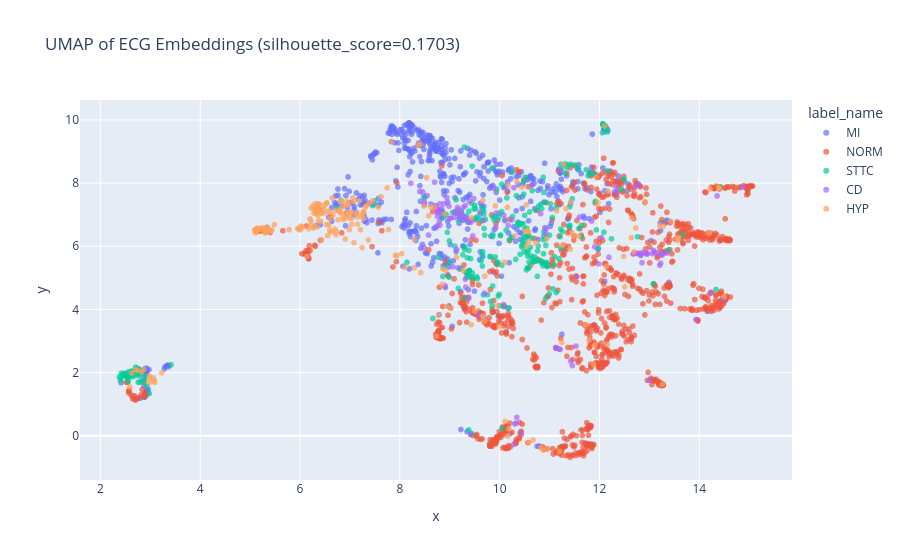

Source (notebook cell):
### Markdown cell above
### MLP - (ecg_emb + text_emb) -> 512 -> 256 -> 64 -> 5

### Code cell
generate_umap_plot(*extract_embeddings_ecg_text(load_ecg_encoder(
    model_checkpoint_path="/home/giovanidl/doutorado/prelim/checkpoints/ecgllm/",
    model_checkpoint_name="MLP512_256_64_Epoch_20_20260128_184033.pt"
    ), val_loader_llm_text), save_path="umap_ecg.html")

### Figure 1 — Plotly figure (JSON) as saved in the notebook; plotly's stock layout.template omitted (floating-point values rounded to 4 significant figures; data arrays with more than 128 entries replaced by an {"elided": "..."} marker saying what was removed)
{"data": [{"hovertemplate": "label_name=MI<br>x=%{x}<br>y=%{y}<extra></extra>", "legendgroup": "MI", "marker": {"color": "#636efa", "opacity": 0.7, "symbol": "circle"}, "mode": "markers", "name": "MI", "showlegend": true, "type": "scattergl", "x": {"elided": "535 float values"}, "xaxis": "x", "y": {"elided": "535 float values"}, "yaxis": "y"}, {"hovertemplate": "label_name=NORM<br>x=%{x}<br>y=%{y}<extra></extra>", "legendgroup": "NORM", "marker": {"color": "#EF553B", "opacity": 0.7, "symbol": "circle"}, "mode": "markers", "name": "NORM", "showlegend": true, "type": "scattergl", "x": {"elided": "995 float values"}, "xaxis": "x", "y": {"elided": "995 float values"}, "yaxis": "y"}, {"hovertemplate": "label_name=STTC<br>x=%{x}<br>y=%{y}<extra></extra>", "legendgroup": "STTC", "marker": {"color": "#00cc96", "opacity": 0.7, "symbol": "circle"}, "mode": "markers", "name": "STTC", "showlegend": true, "type": "scattergl", "x": {"elided": "287 float values"}, "xaxis": "x", "y": {"elided": "287 float values"}, "yaxis": "y"}, {"hovertemplate": "label_name=CD<br>x=%{x}<br>y=%{y}<extra></extra>", "legendgroup": "CD", "marker": {"color": "#ab63fa", "opacity": 0.7, "symbol": "circle"}, "mode": "markers", "name": "CD", "showlegend": true, "type": "scattergl", "x": {"elided": "129 float values"}, "xaxis": "x", "y": {"elided": "129 float values"}, "yaxis": "y"}, {"hovertemplate": "label_name=HYP<br>x=%{x}<br>y=%{y}<extra></extra>", "legendgroup": "HYP", "marker": {"color": "#FFA15A", "opacity": 0.7, "symbol": "circle"}, "mode": "markers", "name": "HYP", "showlegend": true, "type": "scattergl", "x": {"elided": "237 float values"}, "xaxis": "x", "y": {"elided": "237 float values"}, "yaxis": "y"}], "layout": {"legend": {"title": {"text": "label_name"}, "tracegroupgap": 0}, "title": {"text": "UMAP of ECG Embeddings (silhouette_score=0.1703)"}, "xaxis": {"anchor": "y", "domain": [0, 1], "title": {"text": "x"}}, "yaxis": {"anchor": "x", "domain": [0, 1], "title": {"text": "y"}}}}
